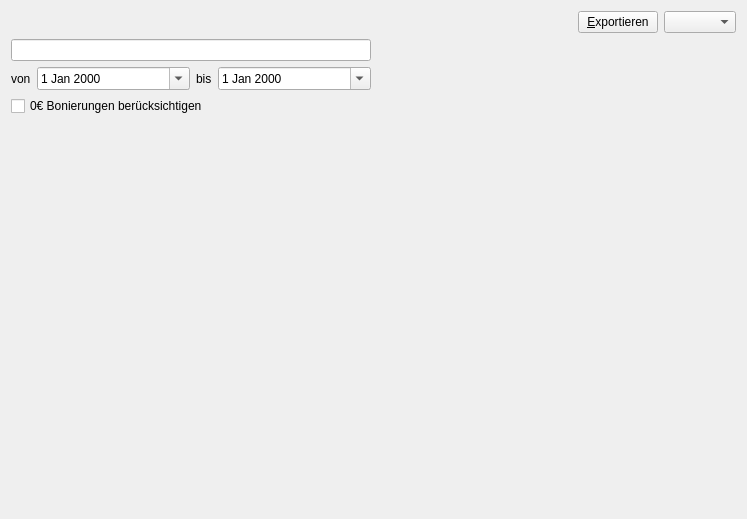
<?xml version="1.0" encoding="UTF-8"?>
<ui version="4.0">
 <class>AufwandDetailsProTagReport</class>
 <widget class="QWidget" name="AufwandDetailsProTagReport">
  <property name="geometry">
   <rect>
    <x>0</x>
    <y>0</y>
    <width>747</width>
    <height>519</height>
   </rect>
  </property>
  <property name="windowTitle">
   <string>Report</string>
  </property>
  <layout class="QGridLayout" name="gridLayout">
   <item row="0" column="0">
    <layout class="QVBoxLayout" name="verticalLayout">
     <item>
      <layout class="QHBoxLayout" name="horizontalLayout">
       <item>
        <spacer name="horizontalSpacer">
         <property name="orientation">
          <enum>Qt::Horizontal</enum>
         </property>
         <property name="sizeHint" stdset="0">
          <size>
           <width>40</width>
           <height>20</height>
          </size>
         </property>
        </spacer>
       </item>
       <item>
        <widget class="QPushButton" name="pushButton_export">
         <property name="text">
          <string>&amp;Exportieren</string>
         </property>
        </widget>
       </item>
       <item>
        <widget class="QComboBox" name="comboBox_period"/>
       </item>
      </layout>
     </item>
    </layout>
   </item>
   <item row="1" column="0">
    <layout class="QHBoxLayout" name="horizontalLayout_2">
     <item>
      <layout class="QVBoxLayout" name="verticalLayout_2">
       <item>
        <widget class="QLineEdit" name="lineEdit_filterArticles">
         <property name="sizePolicy">
          <sizepolicy hsizetype="Minimum" vsizetype="Fixed">
           <horstretch>0</horstretch>
           <verstretch>0</verstretch>
          </sizepolicy>
         </property>
        </widget>
       </item>
       <item>
        <layout class="QHBoxLayout" name="horizontalLayout_3">
         <item>
          <widget class="QLabel" name="label">
           <property name="text">
            <string>von</string>
           </property>
          </widget>
         </item>
         <item>
          <widget class="QDateEdit" name="dateEdit_from">
           <property name="sizePolicy">
            <sizepolicy hsizetype="Minimum" vsizetype="Fixed">
             <horstretch>1</horstretch>
             <verstretch>0</verstretch>
            </sizepolicy>
           </property>
           <property name="calendarPopup">
            <bool>true</bool>
           </property>
          </widget>
         </item>
         <item>
          <widget class="QLabel" name="label_2">
           <property name="text">
            <string>bis</string>
           </property>
          </widget>
         </item>
         <item>
          <widget class="QDateEdit" name="dateEdit_till">
           <property name="sizePolicy">
            <sizepolicy hsizetype="Minimum" vsizetype="Fixed">
             <horstretch>1</horstretch>
             <verstretch>0</verstretch>
            </sizepolicy>
           </property>
           <property name="calendarPopup">
            <bool>true</bool>
           </property>
          </widget>
         </item>
        </layout>
       </item>
       <item>
        <layout class="QHBoxLayout" name="horizontalLayout_4">
         <item>
          <widget class="QCheckBox" name="checkBox_zeroBonierungen">
           <property name="text">
            <string>0€ Bonierungen berücksichtigen</string>
           </property>
          </widget>
         </item>
        </layout>
       </item>
       <item>
        <spacer name="verticalSpacer">
         <property name="orientation">
          <enum>Qt::Vertical</enum>
         </property>
         <property name="sizeHint" stdset="0">
          <size>
           <width>20</width>
           <height>40</height>
          </size>
         </property>
        </spacer>
       </item>
      </layout>
     </item>
     <item>
      <widget class="ReportTextViewWidget" name="textView" native="true"/>
     </item>
    </layout>
   </item>
  </layout>
 </widget>
 <customwidgets>
  <customwidget>
   <class>ReportTextViewWidget</class>
   <extends>QWidget</extends>
   <header>reports.reportTextViewWidget</header>
   <container>1</container>
  </customwidget>
 </customwidgets>
 <resources/>
 <connections/>
</ui>
